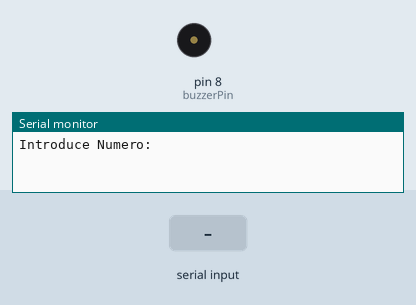
This sketch was run on a simulated Arduino Uno, built with avr-gcc and run on an emulated ATmega328P. On the bench: buzzer (waves = sounding, pin HIGH), the last lines printed to the serial monitor. Inputs (shaded band) come from the test bench.

Above: at 1.2 s.
1.3 s: "90,45\n" received over Serial
At 1.4 s:
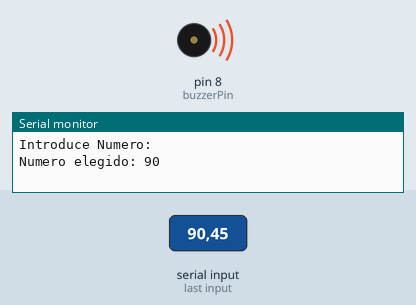
Timing chart, 0 to 10.3 s (numbered marks = the images above; inputs shaded):
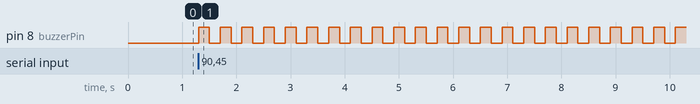

The sketch:

Sumbador_Activo.ino
```cpp
int buzzerPin = 8;
int number;


void setup() {
  // put your setup code here, to run once:
  Serial.begin(9600);
  pinMode(buzzerPin, OUTPUT);

}

void loop() {
  // put your main code here, to run repeatedly:

  Serial.println("Introduce Numero: ");

  while(Serial.available() == 0) {

  }
  number = Serial.parseInt();

  Serial.print("Numero elegido: ");
  Serial.println(number);

  for (int i = 1; number > 1; i++) {

    digitalWrite(buzzerPin, HIGH);
    delay(200);

    Serial.println(i);

    digitalWrite(buzzerPin, LOW);
    delay(200);

    if  ( i == number){
      number = 0;
    }

  }
  Serial.println("Ciclo Terminado.");
}
```

Measured:
- after the input at 1.3 s, pin 8 (buzzerPin): alternates HIGH for 0.20 s and LOW for 0.20 s, starting at once
